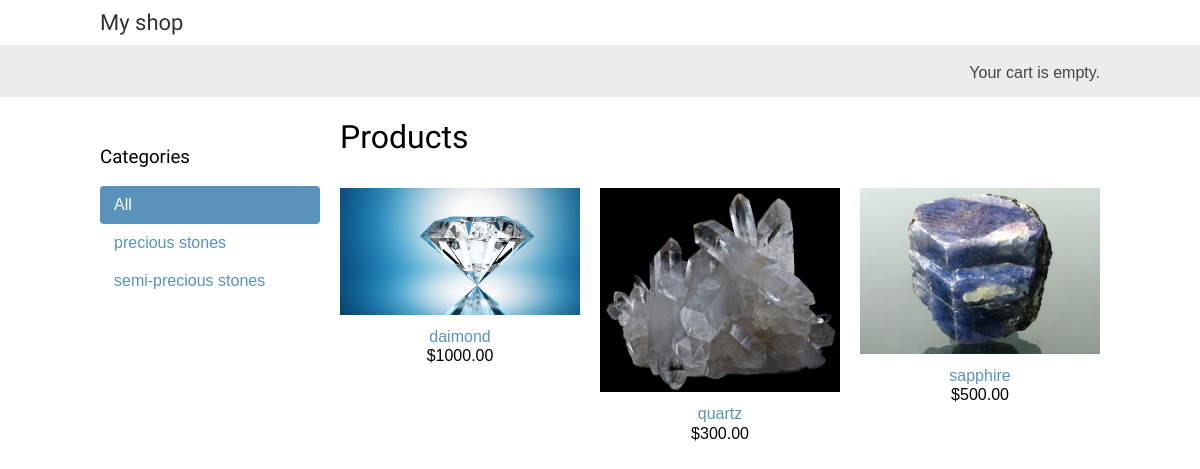
The page /en/ on the database its author committed.
### shop/models.py (models this page shows, shortened)
class Category(models.Model):
    name = models.CharField(max_length=200)
    slug = models.SlugField(max_length=200,
                            unique=True)
    class Meta:
        ordering = ['name']
        indexes = [
            models.Index(fields=['name']),
        ]
        verbose_name = 'category'
        verbose_name_plural = 'categories'
    def get_absolute_url(self):
        return reverse('shop:product_list_by_category',
                       args=[self.slug])

class Product(models.Model):
    category = models.ForeignKey(Category,
                                 related_name='products',
                                 on_delete=models.CASCADE)
    name = models.CharField(max_length=200)
    slug = models.SlugField(max_length=200)
    image = models.ImageField(upload_to='products/%Y/%m/%d',
                              blank=True)
    description = models.TextField(blank=True)
    price = models.DecimalField(max_digits=10,
                                decimal_places=2)
    available = models.BooleanField(default=True)
    created = models.DateTimeField(auto_now_add=True)
    updated = models.DateTimeField(auto_now=True)
    class Meta:
        ordering = ['name']
        indexes = [
            models.Index(fields=['id', 'slug']),
            models.Index(fields=['name']),
            models.Index(fields=['-created']),
        ]
    def get_absolute_url(self):
        return reverse('shop:product_detail',
                       args=[self.id, self.slug])

### shop/views.py (the view)
# urls.py: path('', views.product_list, name='product_list'),
def product_list(request, category_slug=None):
    category = None
    categories = Category.objects.all()
    products = Product.objects.filter(available=True)
    if category_slug:
        category = get_object_or_404(Category, slug=category_slug)
        products = Product.objects.filter(category=category)
    return render(request,
                  'shop/product/list.html',
                  {'category': category,
                   'categories': categories,
                   'products': products})

### cart/cart.py (called while the page is built)
    def __len__(self):
        return sum(item['quantity'] for item in self.cart.values())

### cart/context_processors.py (called while the page is built)
def cart(request):
    return {'cart': Cart(request)}

### shop/templates/shop/product/list.html (shortened to what this page needs)
{% extends "shop/base.html" %}
{% load i18n %}
{% load static %}
{% block content %}
    <div id="sidebar">
        <h3>{% trans "Categories" %}</h3>
        <ul>
            <li {% if not category %}class="selected"{% endif %}>
                <a href="{% url "shop:product_list" %}">{% trans "All" %}</a>
            </li>
            {% for c in categories %}
                <li {% if category.slug == c.slug %}class="selected"{% endif %}>
                    <a href="{{ c.get_absolute_url }}">{{ c.name }}</a>
                </li>
            {% endfor %}
        </ul>
    </div>
    <div id="main" class="product-list">
        <h1>{% if category %}{{ category.name }}{% else %}
            {% trans "Products" %}{% endif %}</h1>
        {% for product in products %}
            <div class="item">
                <a href="{{ product.get_absolute_url }}">
                    <img src="
                            {% if product.image %}{{ product.image.url }}{% else %}{% static "img/no_image.png" %}{% endif %}">
                </a>
                <a href="{{ product.get_absolute_url }}">{{ product.name }}</a>
                <br>
                ${{ product.price }}
            </div>
        {% endfor %}
    </div>
{% endblock %}

### shop/templates/shop/base.html (shortened to what this page needs)
{% load i18n %}
{% load static %}
<!DOCTYPE html>
<html>
<head>
    <link href="{% static "css/base.css" %}" rel="stylesheet">
</head>
<body>
<div id="header">
    <a href="/" class="logo">{% trans "My shop" %}</a>
</div>
<div id="subheader">
    <div class="cart">
        {% with total_items=cart|length %}
            {% if total_items > 0 %}
                {% trans "Your cart" %}:
                <a href="{% url "cart:cart_detail" %}">
                    {% blocktrans with total=cart.get_total_price count items=total_items %}
                        {{ items }} item, ${{ total }}
                    {% plural %}
                        {{ items }} items, ${{ total }}
                    {% endblocktrans %}
                </a>
                {% elif not order %}
                    {% trans "Your cart is empty." %}
            {% endif %}
        {% endwith %}
    </div>
</div>
<div id="content">
    {% block content %}
    {% endblock %}
</div>
</body>
</html>

### shop/static/css/base.css (style rules this page uses)
body { margin:0; padding:0; font-family:helvetica, sans-serif; }
h1, h2, h3, h4, h5 , h6 { font-family: 'Ubuntu', sans-serif; font-weight:normal; }
a { text-decoration:none; color:#5993bb; }
#header { padding:10px 100px; font-size:18px; overflow:auto; }
#subheader { background:#ececec; color:#444; padding:15px 100px; overflow:auto; }
#header .logo { font-family: 'Ubuntu', sans-serif; float:left; color:#333; font-size:22px; margin-right:10%; }
#subheader .cart { float:right; padding-top:4px; }
#content { padding:0 100px; overflow:hidden; }
#sidebar { width:220px; padding:30px 20px 0 0; float:left; }
#sidebar ul { margin:0; padding:0; }
#sidebar ul li { margin:0; list-style:none; padding:10px 14px; }
#sidebar ul li a { display:block; }
#sidebar ul li.selected { background:#5993bb; border-radius:4px; }
#sidebar ul li.selected a { color:#fff; }
#main { float:left; width: 96%; margin-right:-220px; overflow:hidden; }
.product-list .item { width:25%; padding:10px 20px 10px 0; float:left; text-align:center; line-height:1.2; }
.product-list .item img { width:100%; margin-bottom:8px; }

### rows shown on the page
Category: name "precious stones"
Category: name "semi-precious stones"
Product: image (picture), name "daimond", price "1000.00"
Product: image (picture), name "quartz", price "300.00"
Product: image (picture), name "sapphire", price "500.00"
